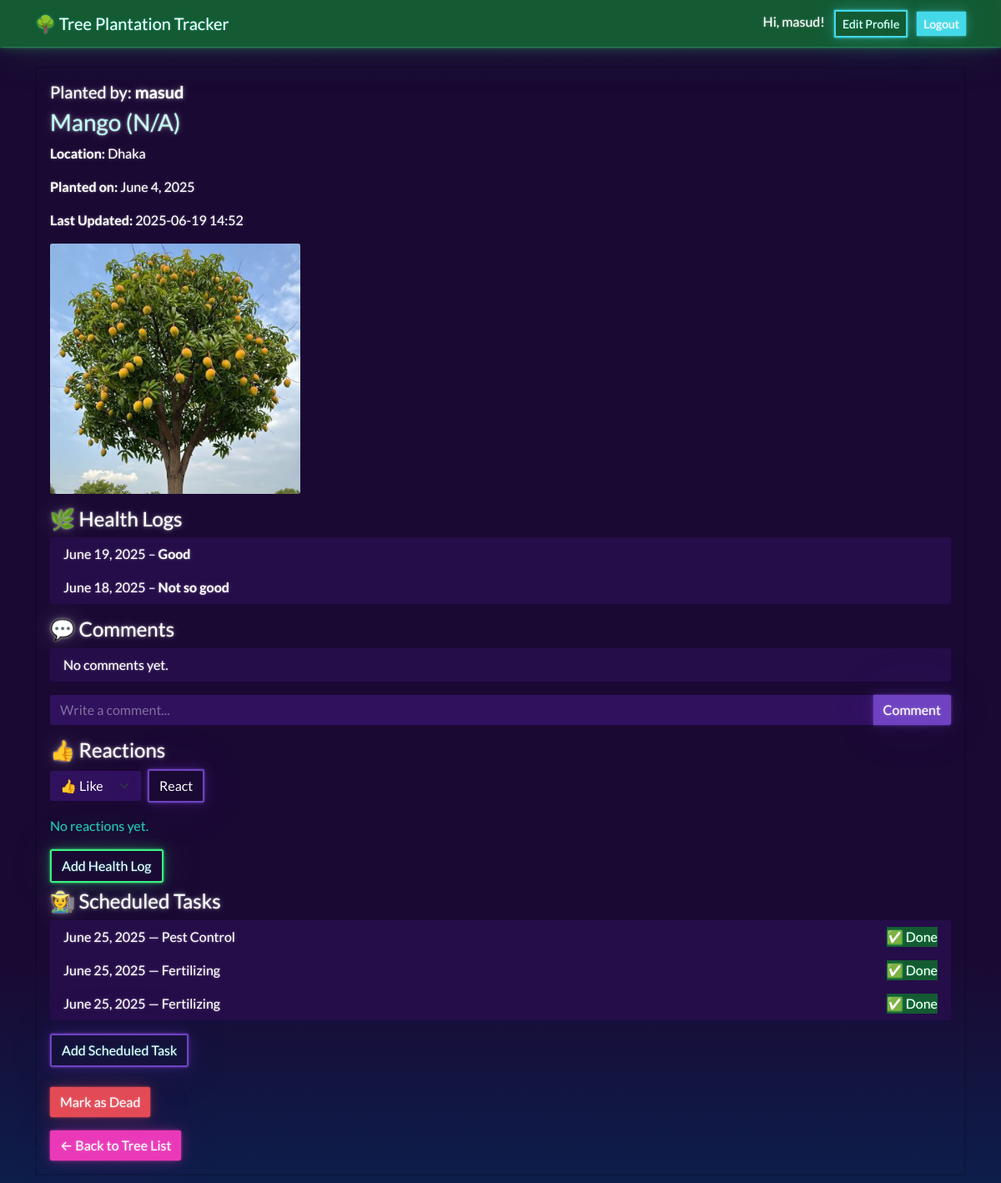
/1/ (signed in), run on the app's committed database.
### trees/models.py (models this page shows, shortened)
class Tree(models.Model):
    user = models.ForeignKey(User, on_delete=models.CASCADE, related_name='trees')
    name = models.CharField(max_length=100)
    species = models.CharField(max_length=100, blank=True)  # Make species optional
    country = models.CharField(max_length=100, blank=True)
    division = models.CharField(max_length=100, blank=True)  # state/province/region
    district = models.CharField(max_length=100, blank=True)
    other_location = models.CharField(max_length=255, blank=True)  # for uncommon or specific
    location = models.CharField(max_length=255, blank=True)  # full location string for backward compatibility
    latitude = models.FloatField(blank=True, null=True)  # Added for map
    longitude = models.FloatField(blank=True, null=True) # Added for map
    date_planted = models.DateField()
    image = models.ImageField(upload_to='tree_images/', blank=True, null=True)
    updated_at = models.DateTimeField(auto_now=True)
    is_dead = models.BooleanField(default=False)
    death_reason = models.TextField(blank=True, null=True)

class HealthLog(models.Model):
    tree = models.ForeignKey(Tree, on_delete=models.CASCADE, related_name='health_logs')
    date = models.DateField()
    health_status = models.CharField(max_length=255)
    notes = models.TextField(blank=True)
    is_dead = models.BooleanField(default=False)
    death_reason = models.TextField(blank=True, null=True)

class Task(models.Model):
    TASK_TYPES = [
        ('Watering', 'Watering'),
        ('Fertilizing', 'Fertilizing'),
        ('Pest Control', 'Pest Control'),
        ('Other', 'Other'),
    ]
    tree = models.ForeignKey(Tree, on_delete=models.CASCADE, related_name='tasks')
    task_type = models.CharField(max_length=50, choices=TASK_TYPES)
    scheduled_date = models.DateField()
    completed = models.BooleanField(default=False)

### trees/views.py (the view, shortened to what this page needs)
# urls.py: path('<int:pk>/', views.tree_detail, name='tree_detail'),
@login_required
def tree_detail(request, pk):
    tree = get_object_or_404(Tree, pk=pk)
    health_logs = tree.health_logs.all().order_by('-date')
    tasks = tree.tasks.all().order_by('scheduled_date')
    comments = tree.comments.select_related('user').order_by('created_at')
    reactions = tree.reactions.all()
    health_form = HealthLogForm()
    task_form = TaskForm()
    if request.method == 'POST' and request.POST.get('form_type') == 'comment':
        text = request.POST.get('comment_text')
        if text:
            Comment.objects.create(tree=tree, user=request.user, text=text)
            return redirect('tree_detail', pk=tree.pk)
    if request.method == 'POST' and request.POST.get('form_type') == 'react':
        reaction_type = request.POST.get('reaction_type')
        if reaction_type:
            Reaction.objects.update_or_create(tree=tree, user=request.user, defaults={'type': reaction_type})
            return redirect('tree_detail', pk=tree.pk)
    return render(request, 'trees/tree_detail.html', {
        'tree': tree,
        'health_logs': health_logs,
        'tasks': tasks,
        'health_form': health_form,
        'task_form': task_form,
        'comments': comments,
        'reactions': reactions,
    })

### trees/forms.py
class HealthLogForm(forms.ModelForm):
    class Meta:
        model = HealthLog
        fields = ['date', 'health_status', 'notes', 'is_dead', 'death_reason']
        widgets = {
            'date': forms.DateInput(attrs={'type': 'date'}),
            'death_reason': forms.Textarea(attrs={'rows': 2}),
        }

class TaskForm(forms.ModelForm):
    class Meta:
        model = Task
        fields = ['task_type', 'scheduled_date', 'completed']
        widgets = {
            'scheduled_date': forms.DateInput(attrs={'type': 'date'})
        }

### trees/templates/trees/tree_detail.html (shortened to what this page needs)
{% extends "base.html" %}
{% block content %}
<div class="card mb-4">
    <div class="card-body">
        <h5 class="mb-2">Planted by: <span class="fw-bold">{{ tree.user.username }}</span></h5>
        <h3 class="card-title animated-text fade-in-up">{{ tree.name }}{% if tree.species %} ({{ tree.species }}){% endif %}</h3>
        <p><strong>Location:</strong>
            {% if tree.latitude and tree.longitude %}
                <a href="https://www.openstreetmap.org/?mlat={{ tree.latitude }}&mlon={{ tree.longitude }}#map=18/{{ tree.latitude }}/{{ tree.longitude }}" target="_blank">
                    {{ tree.location }} <span class="badge bg-info">Map</span>
                </a>
            {% else %}
                {{ tree.location }}
            {% endif %}
        </p>
        <p><strong>Planted on:</strong> {{ tree.date_planted }}</p>
        <p><strong>Last Updated:</strong> {{ tree.updated_at|date:'Y-m-d H:i' }}</p>
        {% if tree.image %}
            <img src="{{ tree.image.url }}" class="img-fluid rounded mb-3" style="max-width: 300px;">
        {% endif %}
        <h4>🌿 Health Logs</h4>
        <ul class="list-group mb-3">
            {% for log in health_logs %}
                <li class="list-group-item {% if log.is_dead %}bg-danger text-white{% endif %}">
                    {{ log.date }} – <strong>{{ log.health_status }}</strong><br>
                </li>
            {% empty %}
                <li class="list-group-item">No health logs.</li>
            {% endfor %}
        </ul>
        <h4>💬 Comments</h4>
        <ul class="list-group mb-3">
            {% for comment in comments %}
                <li class="list-group-item">
                    <span class="fw-bold">{{ comment.user.username }}</span>: {{ comment.text }}
                    <span class="text-muted float-end" style="font-size:0.9em;">{{ comment.created_at|date:'Y-m-d H:i' }}</span>
                </li>
            {% empty %}
                <li class="list-group-item">No comments yet.</li>
            {% endfor %}
        </ul>
        <form method="POST" class="mb-3">
            <div class="input-group">
                <input type="text" name="comment_text" class="form-control" placeholder="Write a comment..." required>
                <button type="submit" class="btn btn-primary">Comment</button>
            </div>
        </form>
        <h4>👍 Reactions</h4>
        <form method="POST" class="mb-3 d-flex align-items-center">
            <select name="reaction_type" class="form-select w-auto me-2">
                <option value="like">👍 Like</option>
            </select>
            <button type="submit" class="btn btn-outline-primary">React</button>
        </form>
        <div class="mb-3">
            {% for reaction in reactions %}
                <span class="badge bg-secondary me-1">{{ reaction.user.username }}: {{ reaction.type|title }}</span>
            {% empty %}
                <span class="text-muted">No reactions yet.</span>
            {% endfor %}
        </div>
        {% if not tree.is_dead %}
            <a href="{% url 'add_health_log' tree.id %}" class="btn btn-outline-success fade-in-up mb-2">Add Health Log</a>
            <h4>🧑‍🌾 Scheduled Tasks</h4>
            <ul class="list-group mb-3">
                {% for task in tasks %}
                    <li class="list-group-item d-flex align-items-center">
                        <span class="me-2">{{ task.scheduled_date }} — {{ task.task_type }}</span>
                        {% if task.completed %}
                            <span class="ms-auto text-success" title="Completed">✅ Done</span>
                        {% else %}
                            <input type="checkbox" class="form-check-input ms-auto mark-complete-checkbox" data-task-id="{{ task.id }}">
                            <span class="ms-2 text-danger">❌ Not Done</span>
                        {% endif %}
                    </li>
                {% empty %}
                    <li class="list-group-item">No tasks scheduled.</li>
                {% endfor %}
            </ul>
            <a href="{% url 'add_task' tree.id %}" class="btn btn-outline-primary fade-in-up">Add Scheduled Task</a>
        {% endif %}
        <div class="mt-4">
            {% if not tree.is_dead %}
                <button class="btn btn-danger" id="show-dead-form" type="button">Mark as Dead</button>
            {% elif tree.death_reason %}
                <p class="text-danger mt-3"><strong>Reason:</strong> {{ tree.death_reason }}</p>
            {% endif %}
        </div>
        <a href="/" class="btn btn-secondary mt-3 fade-in-up">&larr; Back to Tree List</a>
    </div>
</div>
{% endblock %}

### trees/templates/base.html (shortened to what this page needs)
<!DOCTYPE html>
<html lang="en">
<head>
    {% load static %}
    <link href="{% static 'trees/bootstrap.min.css' %}" rel="stylesheet">
    <link href="{% static 'trees/custom-overrides.css' %}" rel="stylesheet">
</head>
<body class="bg-light">
<nav class="navbar navbar-dark bg-success mb-4">
    <div class="container d-flex justify-content-between align-items-center">
        <a class="navbar-brand" href="/">🌳 Tree Plantation Tracker</a>
        <div>
            {% if user.is_authenticated %}
                <span class="text-white me-2">Hi, {{ user.username }}!</span>
                <a href="/profile/" class="btn btn-outline-light btn-sm me-2">Edit Profile</a>
                <a href="/logout/" class="btn btn-light btn-sm">Logout</a>
            {% else %}
                <a href="/login/" class="btn btn-light btn-sm me-2">Login</a>
                <a href="/register/" class="btn btn-outline-light btn-sm">Register</a>
            {% endif %}
        </div>
    </div>
</nav>
<div class="container">
    {% block content %}
    {% endblock %}
</div>
</body>
</html>

### trees/static/trees/custom-overrides.css (style rules this page uses)
:root { --bs-green: #145a32 !important; --bs-success: #145a32 !important; --bs-success-rgb: 20,90,50 !important; }
.btn-success, .bg-success, .text-success, .border-success { --bs-btn-bg: #145a32 !important; --bs-btn-border-color: #145a32 !important; --bs-btn-hover-bg: #117a3a !important; --bs-btn-hover-border-color: #117a3a !important; --bs-btn-active-bg: #0e5c2a !important; --bs-btn-active-border-color: #0e5c2a !important; --bs-success: #145a32 !important; --bs-success-rgb: 20,90,50 !important; background-color: #145a32 !important; border-color: #145a32 !important; color: #fff !important; }
.animated-text { background: linear-gradient(270deg, #32fbe2, #145a32, #ea39b8, #32fbe2); background-size: 600% 600%; -webkit-background-clip: text; background-clip: text; -webkit-text-fill-color: transparent; animation: animated-gradient 4s ease-in-out infinite; }
.fade-in-up { animation: fadeInUp 1.2s cubic-bezier(0.23, 1, 0.32, 1) both; }

### data on the page
Tree: user.username "masud", name "Mango", species "N/A", location "Dhaka", date_planted "June 4, 2025", updated_at "2025-06-19 14:52", image (picture)
HealthLog: date "June 19, 2025", health_status "Good"
HealthLog: date "June 18, 2025", health_status "Not so good"
Task: scheduled_date "June 25, 2025", task_type "Pest Control", completed "✅ Done"
Task: scheduled_date "June 25, 2025", task_type "Fertilizing", completed "✅ Done"
Task: scheduled_date "June 25, 2025", task_type "Fertilizing", completed "✅ Done"

### other printed values
{{ user.username }} "masud"
